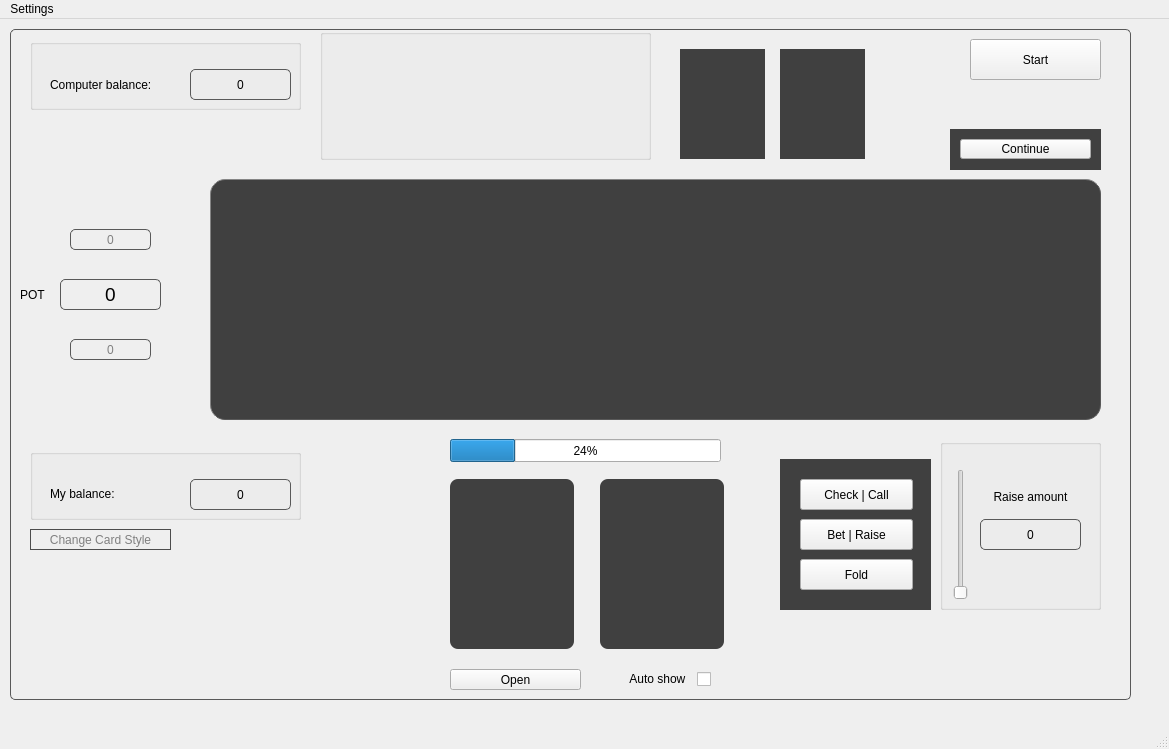
<?xml version="1.0" encoding="UTF-8"?>
<ui version="4.0">
 <class>MainWindow</class>
 <widget class="QMainWindow" name="MainWindow">
  <property name="geometry">
   <rect>
    <x>0</x>
    <y>0</y>
    <width>1169</width>
    <height>749</height>
   </rect>
  </property>
  <property name="sizePolicy">
   <sizepolicy hsizetype="Fixed" vsizetype="Fixed">
    <horstretch>0</horstretch>
    <verstretch>0</verstretch>
   </sizepolicy>
  </property>
  <property name="windowTitle">
   <string>MainWindow</string>
  </property>
  <property name="styleSheet">
   <string notr="true"/>
  </property>
  <widget class="QWidget" name="centralwidget">
   <widget class="QPushButton" name="btn_start">
    <property name="geometry">
     <rect>
      <x>970</x>
      <y>20</y>
      <width>131</width>
      <height>41</height>
     </rect>
    </property>
    <property name="text">
     <string>Start</string>
    </property>
   </widget>
   <widget class="QLabel" name="my_card1">
    <property name="geometry">
     <rect>
      <x>450</x>
      <y>460</y>
      <width>124</width>
      <height>170</height>
     </rect>
    </property>
    <property name="sizePolicy">
     <sizepolicy hsizetype="Fixed" vsizetype="Fixed">
      <horstretch>0</horstretch>
      <verstretch>0</verstretch>
     </sizepolicy>
    </property>
    <property name="minimumSize">
     <size>
      <width>118</width>
      <height>170</height>
     </size>
    </property>
    <property name="styleSheet">
     <string notr="true">background: #404040; border-radius: 8px;</string>
    </property>
    <property name="text">
     <string/>
    </property>
    <property name="alignment">
     <set>Qt::AlignCenter</set>
    </property>
   </widget>
   <widget class="QLabel" name="my_card2">
    <property name="geometry">
     <rect>
      <x>600</x>
      <y>460</y>
      <width>124</width>
      <height>170</height>
     </rect>
    </property>
    <property name="sizePolicy">
     <sizepolicy hsizetype="Fixed" vsizetype="Fixed">
      <horstretch>0</horstretch>
      <verstretch>0</verstretch>
     </sizepolicy>
    </property>
    <property name="minimumSize">
     <size>
      <width>118</width>
      <height>170</height>
     </size>
    </property>
    <property name="styleSheet">
     <string notr="true">background: #404040; border-radius: 8px;</string>
    </property>
    <property name="text">
     <string/>
    </property>
    <property name="alignment">
     <set>Qt::AlignCenter</set>
    </property>
   </widget>
   <widget class="QPushButton" name="btn_fold">
    <property name="geometry">
     <rect>
      <x>800</x>
      <y>540</y>
      <width>113</width>
      <height>31</height>
     </rect>
    </property>
    <property name="text">
     <string>Fold</string>
    </property>
   </widget>
   <widget class="QPushButton" name="btn_call">
    <property name="geometry">
     <rect>
      <x>800</x>
      <y>460</y>
      <width>113</width>
      <height>31</height>
     </rect>
    </property>
    <property name="text">
     <string>Check | Call</string>
    </property>
   </widget>
   <widget class="QPushButton" name="btn_bet">
    <property name="geometry">
     <rect>
      <x>800</x>
      <y>500</y>
      <width>113</width>
      <height>31</height>
     </rect>
    </property>
    <property name="text">
     <string>Bet | Raise</string>
    </property>
   </widget>
   <widget class="QGroupBox" name="groupBox">
    <property name="geometry">
     <rect>
      <x>30</x>
      <y>430</y>
      <width>271</width>
      <height>71</height>
     </rect>
    </property>
    <property name="title">
     <string/>
    </property>
    <widget class="QLabel" name="label_5">
     <property name="geometry">
      <rect>
       <x>20</x>
       <y>29</y>
       <width>101</width>
       <height>31</height>
      </rect>
     </property>
     <property name="text">
      <string>My balance:</string>
     </property>
    </widget>
    <widget class="QLabel" name="label_6">
     <property name="geometry">
      <rect>
       <x>160</x>
       <y>30</y>
       <width>101</width>
       <height>31</height>
      </rect>
     </property>
     <property name="styleSheet">
      <string notr="true">border: 1px solid #595959; border-radius: 5px;</string>
     </property>
     <property name="text">
      <string>0</string>
     </property>
     <property name="alignment">
      <set>Qt::AlignCenter</set>
     </property>
    </widget>
   </widget>
   <widget class="QProgressBar" name="hand_progress">
    <property name="geometry">
     <rect>
      <x>450</x>
      <y>420</y>
      <width>271</width>
      <height>23</height>
     </rect>
    </property>
    <property name="value">
     <number>24</number>
    </property>
   </widget>
   <widget class="QGroupBox" name="groupBox_2">
    <property name="geometry">
     <rect>
      <x>940</x>
      <y>420</y>
      <width>161</width>
      <height>171</height>
     </rect>
    </property>
    <property name="title">
     <string/>
    </property>
    <widget class="QSlider" name="v_slider">
     <property name="geometry">
      <rect>
       <x>10</x>
       <y>30</y>
       <width>22</width>
       <height>131</height>
      </rect>
     </property>
     <property name="orientation">
      <enum>Qt::Vertical</enum>
     </property>
    </widget>
    <widget class="QLabel" name="label_2">
     <property name="geometry">
      <rect>
       <x>40</x>
       <y>50</y>
       <width>101</width>
       <height>16</height>
      </rect>
     </property>
     <property name="text">
      <string>Raise amount</string>
     </property>
     <property name="alignment">
      <set>Qt::AlignCenter</set>
     </property>
    </widget>
    <widget class="QLabel" name="label_3">
     <property name="geometry">
      <rect>
       <x>40</x>
       <y>80</y>
       <width>101</width>
       <height>31</height>
      </rect>
     </property>
     <property name="styleSheet">
      <string notr="true">border: 1px solid #595959; border-radius: 5px;</string>
     </property>
     <property name="text">
      <string>0</string>
     </property>
     <property name="alignment">
      <set>Qt::AlignCenter</set>
     </property>
    </widget>
   </widget>
   <widget class="QGroupBox" name="groupBox_3">
    <property name="geometry">
     <rect>
      <x>30</x>
      <y>20</y>
      <width>271</width>
      <height>71</height>
     </rect>
    </property>
    <property name="title">
     <string/>
    </property>
    <widget class="QLabel" name="label_4">
     <property name="geometry">
      <rect>
       <x>20</x>
       <y>30</y>
       <width>131</width>
       <height>31</height>
      </rect>
     </property>
     <property name="text">
      <string>Computer balance:</string>
     </property>
    </widget>
    <widget class="QLabel" name="label_10">
     <property name="geometry">
      <rect>
       <x>160</x>
       <y>30</y>
       <width>101</width>
       <height>31</height>
      </rect>
     </property>
     <property name="styleSheet">
      <string notr="true">border: 1px solid #595959; border-radius: 5px;</string>
     </property>
     <property name="text">
      <string>0</string>
     </property>
     <property name="alignment">
      <set>Qt::AlignCenter</set>
     </property>
    </widget>
   </widget>
   <widget class="QLabel" name="label_7">
    <property name="geometry">
     <rect>
      <x>60</x>
      <y>260</y>
      <width>101</width>
      <height>31</height>
     </rect>
    </property>
    <property name="font">
     <font>
      <pointsize>14</pointsize>
     </font>
    </property>
    <property name="styleSheet">
     <string notr="true">border: 1px solid #595959; border-radius: 5px;</string>
    </property>
    <property name="text">
     <string>0</string>
    </property>
    <property name="alignment">
     <set>Qt::AlignCenter</set>
    </property>
   </widget>
   <widget class="QLabel" name="label_8">
    <property name="geometry">
     <rect>
      <x>20</x>
      <y>266</y>
      <width>31</width>
      <height>20</height>
     </rect>
    </property>
    <property name="text">
     <string>POT</string>
    </property>
   </widget>
   <widget class="QLabel" name="card1">
    <property name="geometry">
     <rect>
      <x>270</x>
      <y>200</y>
      <width>124</width>
      <height>170</height>
     </rect>
    </property>
    <property name="sizePolicy">
     <sizepolicy hsizetype="Expanding" vsizetype="Fixed">
      <horstretch>0</horstretch>
      <verstretch>0</verstretch>
     </sizepolicy>
    </property>
    <property name="minimumSize">
     <size>
      <width>118</width>
      <height>170</height>
     </size>
    </property>
    <property name="styleSheet">
     <string notr="true"/>
    </property>
    <property name="text">
     <string/>
    </property>
    <property name="alignment">
     <set>Qt::AlignCenter</set>
    </property>
   </widget>
   <widget class="QLabel" name="card2">
    <property name="geometry">
     <rect>
      <x>430</x>
      <y>200</y>
      <width>124</width>
      <height>170</height>
     </rect>
    </property>
    <property name="sizePolicy">
     <sizepolicy hsizetype="Expanding" vsizetype="Fixed">
      <horstretch>0</horstretch>
      <verstretch>0</verstretch>
     </sizepolicy>
    </property>
    <property name="minimumSize">
     <size>
      <width>118</width>
      <height>170</height>
     </size>
    </property>
    <property name="styleSheet">
     <string notr="true"/>
    </property>
    <property name="text">
     <string/>
    </property>
    <property name="alignment">
     <set>Qt::AlignCenter</set>
    </property>
   </widget>
   <widget class="QLabel" name="card3">
    <property name="geometry">
     <rect>
      <x>590</x>
      <y>200</y>
      <width>124</width>
      <height>170</height>
     </rect>
    </property>
    <property name="sizePolicy">
     <sizepolicy hsizetype="Expanding" vsizetype="Fixed">
      <horstretch>0</horstretch>
      <verstretch>0</verstretch>
     </sizepolicy>
    </property>
    <property name="minimumSize">
     <size>
      <width>118</width>
      <height>170</height>
     </size>
    </property>
    <property name="styleSheet">
     <string notr="true"/>
    </property>
    <property name="text">
     <string/>
    </property>
    <property name="alignment">
     <set>Qt::AlignCenter</set>
    </property>
   </widget>
   <widget class="QLabel" name="card4">
    <property name="geometry">
     <rect>
      <x>750</x>
      <y>200</y>
      <width>124</width>
      <height>170</height>
     </rect>
    </property>
    <property name="sizePolicy">
     <sizepolicy hsizetype="Expanding" vsizetype="Fixed">
      <horstretch>0</horstretch>
      <verstretch>0</verstretch>
     </sizepolicy>
    </property>
    <property name="minimumSize">
     <size>
      <width>118</width>
      <height>170</height>
     </size>
    </property>
    <property name="styleSheet">
     <string notr="true"/>
    </property>
    <property name="text">
     <string/>
    </property>
    <property name="alignment">
     <set>Qt::AlignCenter</set>
    </property>
   </widget>
   <widget class="QLabel" name="card5">
    <property name="geometry">
     <rect>
      <x>910</x>
      <y>200</y>
      <width>124</width>
      <height>170</height>
     </rect>
    </property>
    <property name="sizePolicy">
     <sizepolicy hsizetype="Expanding" vsizetype="Fixed">
      <horstretch>0</horstretch>
      <verstretch>0</verstretch>
     </sizepolicy>
    </property>
    <property name="minimumSize">
     <size>
      <width>118</width>
      <height>170</height>
     </size>
    </property>
    <property name="styleSheet">
     <string notr="true"/>
    </property>
    <property name="text">
     <string/>
    </property>
    <property name="alignment">
     <set>Qt::AlignCenter</set>
    </property>
   </widget>
   <widget class="QLabel" name="label_9">
    <property name="geometry">
     <rect>
      <x>210</x>
      <y>160</y>
      <width>891</width>
      <height>241</height>
     </rect>
    </property>
    <property name="styleSheet">
     <string notr="true">border: 1px solid #595959; border-radius: 15px;
background: #404040; border-style:outset;</string>
    </property>
    <property name="text">
     <string/>
    </property>
   </widget>
   <widget class="QPushButton" name="btn_open_my">
    <property name="geometry">
     <rect>
      <x>450</x>
      <y>650</y>
      <width>131</width>
      <height>21</height>
     </rect>
    </property>
    <property name="styleSheet">
     <string notr="true">padding: 0px;</string>
    </property>
    <property name="text">
     <string>Open</string>
    </property>
   </widget>
   <widget class="QLabel" name="label_12">
    <property name="geometry">
     <rect>
      <x>780</x>
      <y>440</y>
      <width>151</width>
      <height>151</height>
     </rect>
    </property>
    <property name="styleSheet">
     <string notr="true">background: #404040;</string>
    </property>
    <property name="text">
     <string/>
    </property>
   </widget>
   <widget class="QGroupBox" name="groupBox_4">
    <property name="geometry">
     <rect>
      <x>320</x>
      <y>10</y>
      <width>331</width>
      <height>131</height>
     </rect>
    </property>
    <property name="title">
     <string/>
    </property>
    <widget class="QLabel" name="label">
     <property name="geometry">
      <rect>
       <x>90</x>
       <y>30</y>
       <width>231</width>
       <height>41</height>
      </rect>
     </property>
     <property name="text">
      <string/>
     </property>
     <property name="alignment">
      <set>Qt::AlignCenter</set>
     </property>
    </widget>
    <widget class="QLabel" name="label_11">
     <property name="geometry">
      <rect>
       <x>90</x>
       <y>80</y>
       <width>231</width>
       <height>41</height>
      </rect>
     </property>
     <property name="font">
      <font>
       <pointsize>14</pointsize>
      </font>
     </property>
     <property name="text">
      <string/>
     </property>
     <property name="alignment">
      <set>Qt::AlignCenter</set>
     </property>
    </widget>
    <widget class="QLabel" name="label_16">
     <property name="geometry">
      <rect>
       <x>0</x>
       <y>20</y>
       <width>101</width>
       <height>111</height>
      </rect>
     </property>
     <property name="styleSheet">
      <string notr="true"/>
     </property>
     <property name="text">
      <string/>
     </property>
     <property name="alignment">
      <set>Qt::AlignCenter</set>
     </property>
    </widget>
   </widget>
   <widget class="QLabel" name="comp_card1">
    <property name="geometry">
     <rect>
      <x>680</x>
      <y>30</y>
      <width>85</width>
      <height>110</height>
     </rect>
    </property>
    <property name="sizePolicy">
     <sizepolicy hsizetype="Fixed" vsizetype="Fixed">
      <horstretch>0</horstretch>
      <verstretch>0</verstretch>
     </sizepolicy>
    </property>
    <property name="minimumSize">
     <size>
      <width>56</width>
      <height>80</height>
     </size>
    </property>
    <property name="styleSheet">
     <string notr="true">background: #404040;</string>
    </property>
    <property name="text">
     <string/>
    </property>
    <property name="alignment">
     <set>Qt::AlignCenter</set>
    </property>
   </widget>
   <widget class="QLabel" name="comp_card2">
    <property name="geometry">
     <rect>
      <x>780</x>
      <y>30</y>
      <width>85</width>
      <height>110</height>
     </rect>
    </property>
    <property name="sizePolicy">
     <sizepolicy hsizetype="Fixed" vsizetype="Fixed">
      <horstretch>0</horstretch>
      <verstretch>0</verstretch>
     </sizepolicy>
    </property>
    <property name="minimumSize">
     <size>
      <width>56</width>
      <height>80</height>
     </size>
    </property>
    <property name="styleSheet">
     <string notr="true">background: #404040;</string>
    </property>
    <property name="text">
     <string/>
    </property>
    <property name="alignment">
     <set>Qt::AlignCenter</set>
    </property>
   </widget>
   <widget class="QLabel" name="label_13">
    <property name="geometry">
     <rect>
      <x>70</x>
      <y>320</y>
      <width>81</width>
      <height>21</height>
     </rect>
    </property>
    <property name="styleSheet">
     <string notr="true">border: 1px solid #595959; border-radius: 5px; color: gray;</string>
    </property>
    <property name="text">
     <string>0</string>
    </property>
    <property name="alignment">
     <set>Qt::AlignCenter</set>
    </property>
   </widget>
   <widget class="QLabel" name="label_14">
    <property name="geometry">
     <rect>
      <x>70</x>
      <y>210</y>
      <width>81</width>
      <height>21</height>
     </rect>
    </property>
    <property name="styleSheet">
     <string notr="true">border: 1px solid #595959; border-radius: 5px; color: gray;</string>
    </property>
    <property name="text">
     <string>0</string>
    </property>
    <property name="alignment">
     <set>Qt::AlignCenter</set>
    </property>
   </widget>
   <widget class="QPushButton" name="btn_continue">
    <property name="geometry">
     <rect>
      <x>960</x>
      <y>120</y>
      <width>131</width>
      <height>20</height>
     </rect>
    </property>
    <property name="styleSheet">
     <string notr="true">padding: 0px;</string>
    </property>
    <property name="text">
     <string>Continue</string>
    </property>
   </widget>
   <widget class="QLabel" name="label_12_1">
    <property name="geometry">
     <rect>
      <x>950</x>
      <y>110</y>
      <width>151</width>
      <height>41</height>
     </rect>
    </property>
    <property name="styleSheet">
     <string notr="true">background: #404040;</string>
    </property>
    <property name="text">
     <string/>
    </property>
   </widget>
   <widget class="QPushButton" name="btn_change_cards">
    <property name="geometry">
     <rect>
      <x>30</x>
      <y>510</y>
      <width>141</width>
      <height>21</height>
     </rect>
    </property>
    <property name="styleSheet">
     <string notr="true">padding: 0px; color: #808080; border: 1px solid #4d4d4d;</string>
    </property>
    <property name="text">
     <string>Change Card Style</string>
    </property>
   </widget>
   <widget class="QCheckBox" name="cb_autoshow">
    <property name="geometry">
     <rect>
      <x>610</x>
      <y>650</y>
      <width>101</width>
      <height>20</height>
     </rect>
    </property>
    <property name="layoutDirection">
     <enum>Qt::RightToLeft</enum>
    </property>
    <property name="text">
     <string>Auto show  </string>
    </property>
   </widget>
   <widget class="QLabel" name="label_15">
    <property name="geometry">
     <rect>
      <x>10</x>
      <y>10</y>
      <width>1121</width>
      <height>671</height>
     </rect>
    </property>
    <property name="styleSheet">
     <string notr="true">border: 1px solid #595959; border-radius: 5px;</string>
    </property>
    <property name="text">
     <string/>
    </property>
   </widget>
   <zorder>label_15</zorder>
   <zorder>label_12_1</zorder>
   <zorder>label_12</zorder>
   <zorder>label_9</zorder>
   <zorder>btn_start</zorder>
   <zorder>my_card1</zorder>
   <zorder>my_card2</zorder>
   <zorder>btn_fold</zorder>
   <zorder>btn_call</zorder>
   <zorder>btn_bet</zorder>
   <zorder>groupBox</zorder>
   <zorder>hand_progress</zorder>
   <zorder>groupBox_2</zorder>
   <zorder>groupBox_3</zorder>
   <zorder>label_7</zorder>
   <zorder>label_8</zorder>
   <zorder>card1</zorder>
   <zorder>card2</zorder>
   <zorder>card3</zorder>
   <zorder>card4</zorder>
   <zorder>card5</zorder>
   <zorder>btn_open_my</zorder>
   <zorder>groupBox_4</zorder>
   <zorder>comp_card1</zorder>
   <zorder>comp_card2</zorder>
   <zorder>label_13</zorder>
   <zorder>label_14</zorder>
   <zorder>btn_continue</zorder>
   <zorder>btn_change_cards</zorder>
   <zorder>cb_autoshow</zorder>
  </widget>
  <widget class="QMenuBar" name="menubar">
   <property name="geometry">
    <rect>
     <x>0</x>
     <y>0</y>
     <width>1169</width>
     <height>24</height>
    </rect>
   </property>
   <widget class="QMenu" name="menuSettings">
    <property name="title">
     <string>Settings</string>
    </property>
   </widget>
   <addaction name="menuSettings"/>
  </widget>
  <widget class="QStatusBar" name="statusbar"/>
 </widget>
 <resources/>
 <connections/>
</ui>
